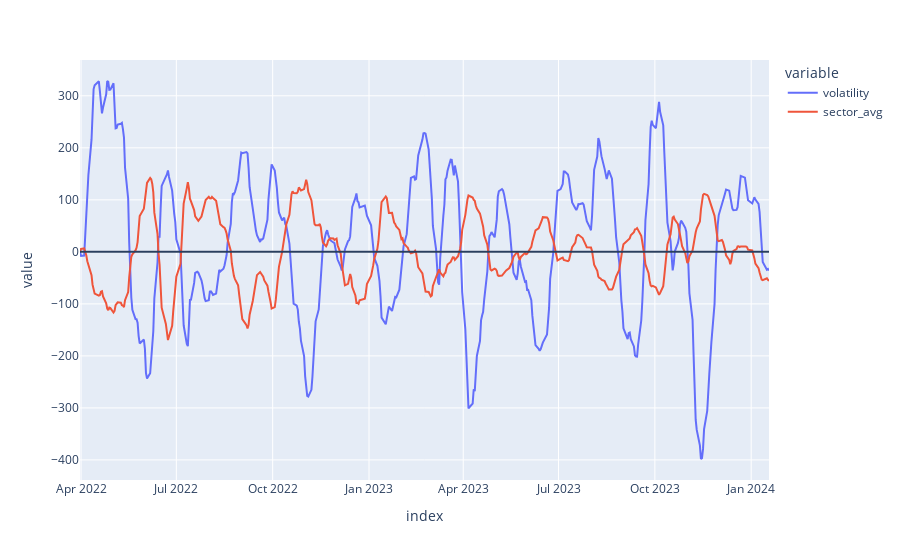

Write notebook code for a chart like this one.
### Code cell
px.line(data_frame=condensed_df).add_hline(0)

### Figure 1 — Plotly figure (JSON) as saved in the notebook; plotly's stock layout.template omitted (floating-point values rounded to 4 significant figures; data arrays with more than 128 entries replaced by an {"elided": "..."} marker saying what was removed)
{"data": [{"hovertemplate": "variable=volatility<br>index=%{x}<br>value=%{y}<extra></extra>", "legendgroup": "volatility", "line": {"color": "#636efa", "dash": "solid"}, "marker": {"symbol": "circle"}, "mode": "lines", "name": "volatility", "orientation": "v", "showlegend": true, "type": "scatter", "x": {"elided": "452 str values"}, "xaxis": "x", "y": {"elided": "452 float values"}, "yaxis": "y"}, {"hovertemplate": "variable=sector_avg<br>index=%{x}<br>value=%{y}<extra></extra>", "legendgroup": "sector_avg", "line": {"color": "#EF553B", "dash": "solid"}, "marker": {"symbol": "circle"}, "mode": "lines", "name": "sector_avg", "orientation": "v", "showlegend": true, "type": "scatter", "x": {"elided": "452 str values"}, "xaxis": "x", "y": {"elided": "452 float values"}, "yaxis": "y"}], "layout": {"legend": {"title": {"text": "variable"}, "tracegroupgap": 0}, "margin": {"t": 60}, "shapes": [{"type": "line", "x0": 0, "x1": 1, "xref": "x domain", "y0": 0, "y1": 0, "yref": "y"}], "xaxis": {"anchor": "y", "domain": [0, 1], "title": {"text": "index"}}, "yaxis": {"anchor": "x", "domain": [0, 1], "title": {"text": "value"}}}}
